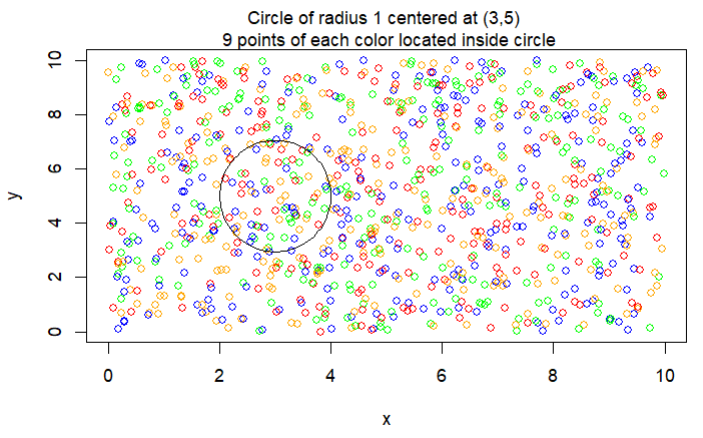

Generate this figure with R:
library(plotrix)

set.seed(2440)
x <- runif(1000, 0, 10)
y <- runif(1000, 0, 10)
grp = sample(size=1000, c("red", "blue", "green", "orange"), replace=T)
grp[3] <- "green"
plot(x, y, col=grp)
draw.circle(3, 5, radius=1)
mtext("Circle of radius 1 centered at (3,5) \n 9 points of each color located inside circle")

in.circle <- (x-3)^2 + (y-5)^2 <= 1
sum(in.circle)
sum(in.circle[grp=="red"])
sum(in.circle[grp=="blue"])
sum(in.circle[grp=="green"])
sum(in.circle[grp=="orange"])
